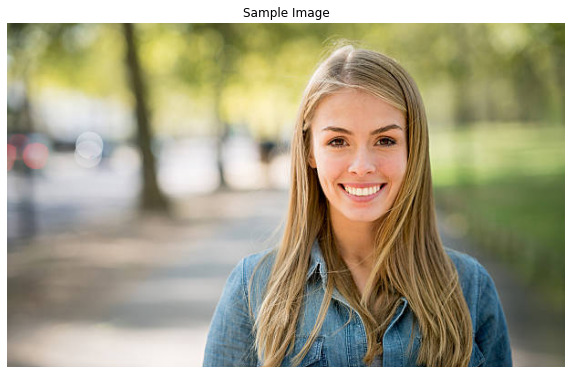
#> input picture 284301.1.jpg, 572 x 374 px, given as the content of the folder Data Science/Intellipat/AI/Assignments/Face recognition/pics, which was not available
$ jupyter execute Face_Detection_Charu.ipynb
#> lines starting #> are read from the running program, lines starting #| are printed output that depends on the picture; after the words box and inside, x2 and y2 are one past the last pixel; in counts of white or black regions, pixels touching at a corner belong together; pictures that were not available may be replaced by others from this repository, and a replacement may not be noted
[cell 1]
import cv2, glob,os
# Define the path to the folder containing your images
folder_path = "/Users/charulatha/Documents/Data Science/Intellipat/AI/Assignments/Face recognition/pics"

# Use glob to get all JPEG files in the folder
image_files = glob.glob(os.path.join(folder_path, "*.jpg"))

[cell 2]
detect = cv2.CascadeClassifier("haarcascade_frontalface_default.xml")

[cell 3]
# Iterating through the images

for timage in image_files:
    # Load the image
    image = cv2.imread(timage)
#> image is the input picture: shape (374, 572, 3); mean B, G, R 133.5, 159.9, 165.2

    # Check if the image was successfully loaded
    if image is None:
        print("Error: Unable to load the image at", timage)
        continue

    # Convert the image to grayscale
    grayimg = cv2.cvtColor(image, cv2.COLOR_BGR2GRAY)
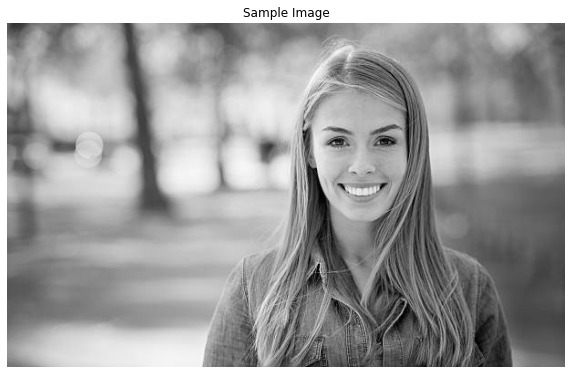
#> grayimg: shape (374, 572); min 0, max 255, mean 158.5

    # Detect faces in the grayscale image
    faces = detect.detectMultiScale(grayimg, 1.25, 3)
#> faces = [[295, 90, 133, 133], [18, 94, 143, 143], [156, 82, 167, 167]]

    # Draw bounding boxes around the detected faces
    for (x, y, w, h) in faces:
        cv2.rectangle(image, (x, y), (x + w, y + h), (0, 255, 0), 2)
#> this loop made 3 passes
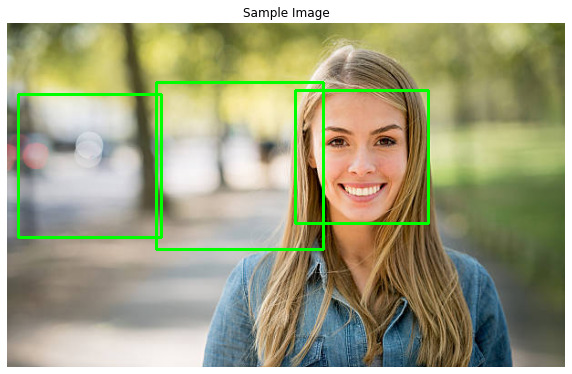
#> image: shape (374, 572, 3); 2.46% of pixels changed, all inside (x1, y1, x2, y2) = (17, 81, 430, 251)

    # Display the image with bounding boxes
    cv2.imshow('Detection of front facing images', image)

    # Wait for a key press for 2000 milliseconds (2 seconds)
    if cv2.waitKey(2000) & 0xFF == ord('q'):
#> (key q is pressed here)
        break  # Break the loop if 'q' key is pressed

# Close all OpenCV windows after displaying all images
cv2.destroyAllWindows()

$ run again, on GettyImages-1411373323-6988f2ee3a17422084a3c7bbff5b4d4a.jpg
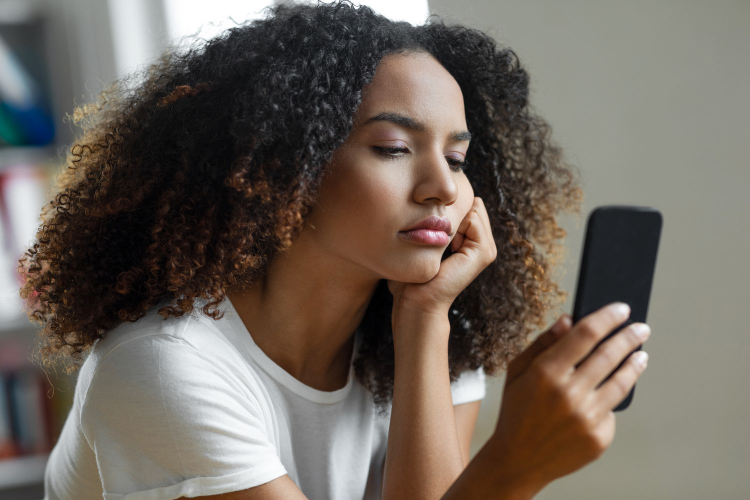
#> input picture GettyImages-1411373323-6988f2ee3a17422084a3c7bbff5b4d4a.jpg, 1500 x 1000 px, given as the content of the folder Data Science/Intellipat/AI/Assignments/Face recognition/pics, which was not available (shown at 1/2 size)
#> image is the input picture: shape (1000, 1500, 3); mean B, G, R 93.5, 102.2, 111.3
#> `grayimg = cv2.cvtColor(image, cv2.COLOR_BGR2GRAY)`:
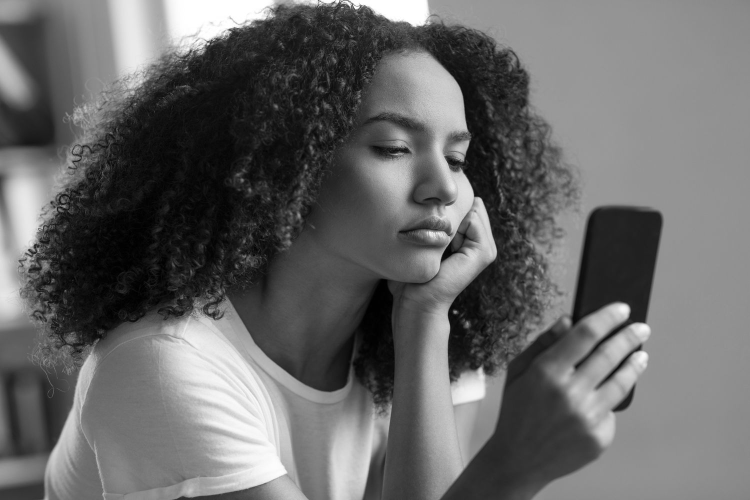
#> grayimg: shape (1000, 1500) (shown at 1/2 size); min 0, max 255, mean 104
#> faces = ()

$ run again, on depositphotos_34110289-stock-photo-young-businesswoman-standing-in-front.jpg
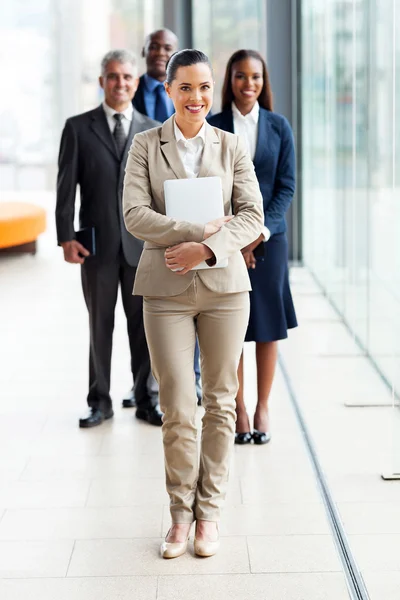
#> input picture depositphotos_34110289-stock-photo-young-businesswoman-standing-in-front.jpg, 400 x 600 px, given as the content of the folder Data Science/Intellipat/AI/Assignments/Face recognition/pics, which was not available
#> image is the input picture: shape (600, 400, 3); mean B, G, R 188, 190.9, 192
#> `grayimg = cv2.cvtColor(image, cv2.COLOR_BGR2GRAY)`:
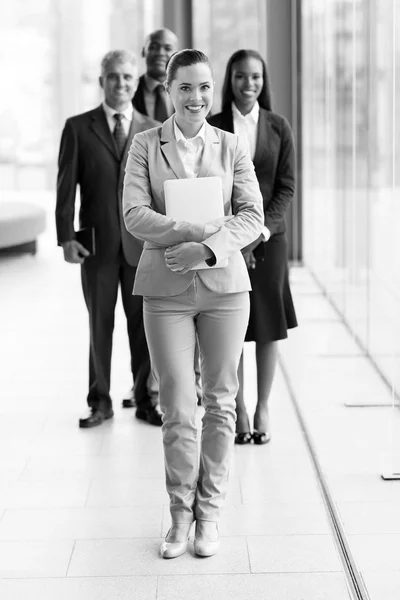
#> grayimg: shape (600, 400); min 0, max 255, mean 190.9
#> faces = [[103, 63, 37, 37], [229, 61, 40, 40], [168, 66, 56, 56]]
#> the loop `for (x, y, w, h) in faces:` made 3 passes
#> after the loop `for (x, y, w, h) in faces:`:
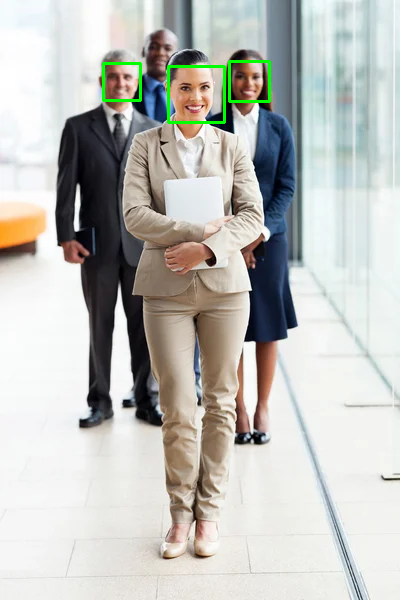
#> image: shape (600, 400, 3); 0.66% of pixels changed, all inside (x1, y1, x2, y2) = (102, 60, 271, 124)

$ run again, on istockphoto-1410538853-170667a.jpg
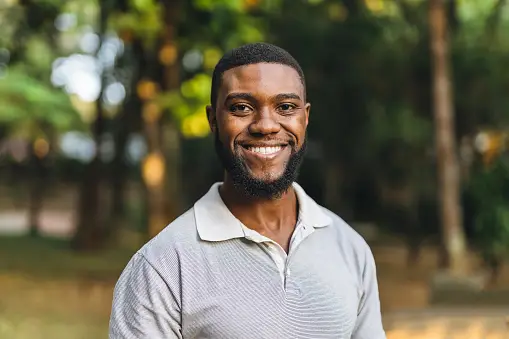
#> input picture istockphoto-1410538853-170667a.jpg, 509 x 339 px, given as the content of the folder Data Science/Intellipat/AI/Assignments/Face recognition/pics, which was not available
#> image is the input picture: shape (339, 509, 3); mean B, G, R 79.8, 101.6, 105.1
#> `grayimg = cv2.cvtColor(image, cv2.COLOR_BGR2GRAY)`:
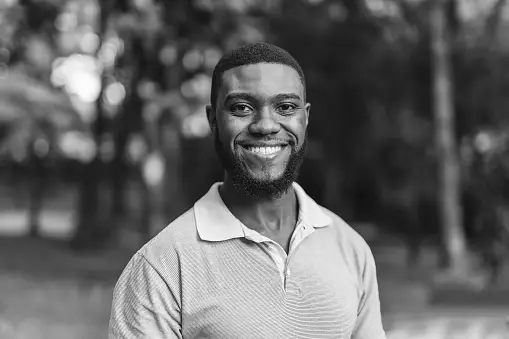
#> grayimg: shape (339, 509); min 2, max 255, mean 100.1
#> faces = [[211, 62, 109, 109]]
#> the loop `for (x, y, w, h) in faces:` made 1 pass
#> after the loop `for (x, y, w, h) in faces:`:
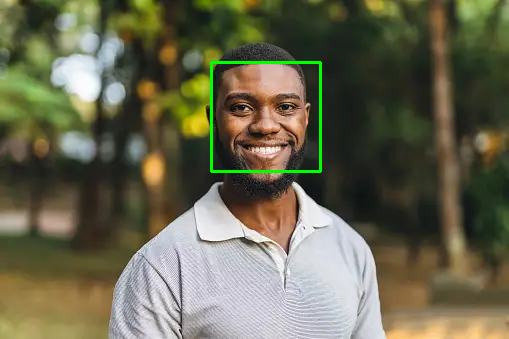
#> image: shape (339, 509, 3); 0.76% of pixels changed, all inside (x1, y1, x2, y2) = (210, 61, 322, 173)
